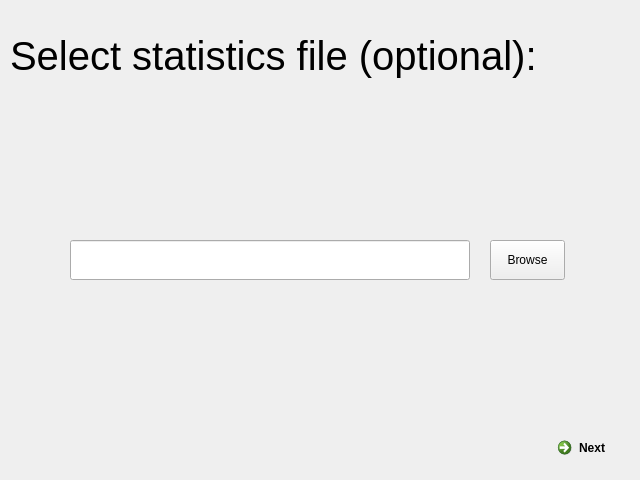
<?xml version="1.0" encoding="UTF-8"?>
<ui version="4.0">
 <class>DialogStatsSelector</class>
 <widget class="QDialog" name="DialogStatsSelector">
  <property name="geometry">
   <rect>
    <x>0</x>
    <y>0</y>
    <width>640</width>
    <height>480</height>
   </rect>
  </property>
  <property name="windowTitle">
   <string>Dialog</string>
  </property>
  <widget class="QCommandLinkButton" name="btnNext">
   <property name="geometry">
    <rect>
     <x>550</x>
     <y>430</y>
     <width>172</width>
     <height>41</height>
    </rect>
   </property>
   <property name="text">
    <string>Next</string>
   </property>
  </widget>
  <widget class="QLineEdit" name="leditStatsPath">
   <property name="geometry">
    <rect>
     <x>70</x>
     <y>240</y>
     <width>400</width>
     <height>40</height>
    </rect>
   </property>
  </widget>
  <widget class="QPushButton" name="btnBrowseStats">
   <property name="geometry">
    <rect>
     <x>490</x>
     <y>240</y>
     <width>75</width>
     <height>40</height>
    </rect>
   </property>
   <property name="text">
    <string>Browse</string>
   </property>
  </widget>
  <widget class="QLabel" name="lblStatsHeader">
   <property name="geometry">
    <rect>
     <x>10</x>
     <y>10</y>
     <width>561</width>
     <height>91</height>
    </rect>
   </property>
   <property name="font">
    <font>
     <pointsize>30</pointsize>
    </font>
   </property>
   <property name="text">
    <string>Select statistics file (optional):</string>
   </property>
  </widget>
 </widget>
 <resources/>
 <connections/>
</ui>
